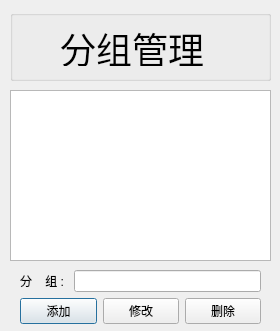
<?xml version="1.0" encoding="UTF-8"?>
<ui version="4.0">
 <class>groupDialog</class>
 <widget class="QDialog" name="groupDialog">
  <property name="geometry">
   <rect>
    <x>0</x>
    <y>0</y>
    <width>280</width>
    <height>331</height>
   </rect>
  </property>
  <property name="windowTitle">
   <string>Dialog</string>
  </property>
  <widget class="QTableView" name="tableView">
   <property name="geometry">
    <rect>
     <x>10</x>
     <y>90</y>
     <width>261</width>
     <height>171</height>
    </rect>
   </property>
  </widget>
  <widget class="QGroupBox" name="groupBox">
   <property name="geometry">
    <rect>
     <x>10</x>
     <y>10</y>
     <width>261</width>
     <height>71</height>
    </rect>
   </property>
   <property name="title">
    <string/>
   </property>
   <widget class="QLabel" name="label_8">
    <property name="geometry">
     <rect>
      <x>50</x>
      <y>20</y>
      <width>144</width>
      <height>36</height>
     </rect>
    </property>
    <property name="font">
     <font>
      <pointsize>27</pointsize>
     </font>
    </property>
    <property name="text">
     <string>分组管理</string>
    </property>
   </widget>
  </widget>
  <widget class="QWidget" name="">
   <property name="geometry">
    <rect>
     <x>20</x>
     <y>270</y>
     <width>241</width>
     <height>55</height>
    </rect>
   </property>
   <layout class="QVBoxLayout" name="verticalLayout">
    <item>
     <layout class="QHBoxLayout" name="horizontalLayout">
      <item>
       <widget class="QLabel" name="label_2">
        <property name="text">
         <string>分    组 : </string>
        </property>
       </widget>
      </item>
      <item>
       <widget class="QLineEdit" name="lineEdit">
        <property name="alignment">
         <set>Qt::AlignRight|Qt::AlignTrailing|Qt::AlignVCenter</set>
        </property>
       </widget>
      </item>
     </layout>
    </item>
    <item>
     <layout class="QHBoxLayout" name="horizontalLayout_2">
      <item>
       <widget class="QPushButton" name="pushButton">
        <property name="text">
         <string>添加</string>
        </property>
       </widget>
      </item>
      <item>
       <widget class="QPushButton" name="pushButton_3">
        <property name="text">
         <string>修改</string>
        </property>
       </widget>
      </item>
      <item>
       <widget class="QPushButton" name="pushButton_2">
        <property name="text">
         <string>删除</string>
        </property>
       </widget>
      </item>
     </layout>
    </item>
   </layout>
  </widget>
 </widget>
 <resources/>
 <connections/>
</ui>
